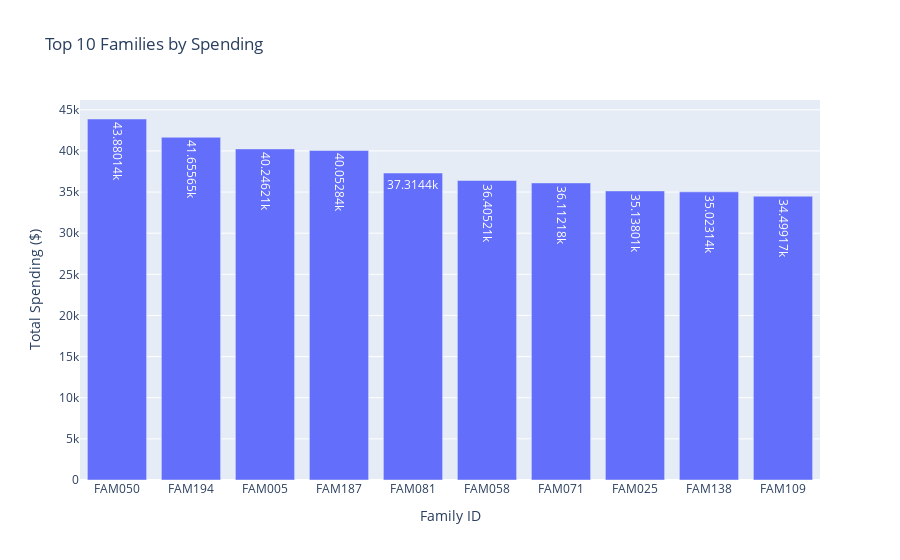

Notebook cell for this chart:
### Code cell
# Family-wise spending trends
fig1 = px.bar(
    family_spending.head(10).reset_index(),
    x='Family ID',
    y='Amount',
    title='Top 10 Families by Spending',
    labels={'Amount': 'Total Spending ($)', 'Family ID': 'Family ID'},
    text_auto=True)
fig1.show()

### Figure 1 — Plotly figure (JSON) as saved in the notebook; plotly's stock layout.template omitted (floating-point values rounded to 4 significant figures)
{"data": [{"alignmentgroup": "True", "hovertemplate": "Family ID=%{x}<br>Total Spending ($)=%{y}<extra></extra>", "legendgroup": "", "marker": {"color": "#636efa", "pattern": {"shape": ""}}, "name": "", "offsetgroup": "", "orientation": "v", "showlegend": false, "textposition": "auto", "texttemplate": "%{y}", "type": "bar", "x": ["FAM050", "FAM194", "FAM005", "FAM187", "FAM081", "FAM058", "FAM071", "FAM025", "FAM138", "FAM109"], "xaxis": "x", "y": [43880.0, 41660.0, 40250.0, 40050.0, 37310.0, 36410.0, 36110.0, 35140.0, 35020.0, 34500.0], "yaxis": "y"}], "layout": {"barmode": "relative", "legend": {"tracegroupgap": 0}, "title": {"text": "Top 10 Families by Spending"}, "xaxis": {"anchor": "y", "domain": [0, 1], "title": {"text": "Family ID"}}, "yaxis": {"anchor": "x", "domain": [0, 1], "title": {"text": "Total Spending ($)"}}}}
